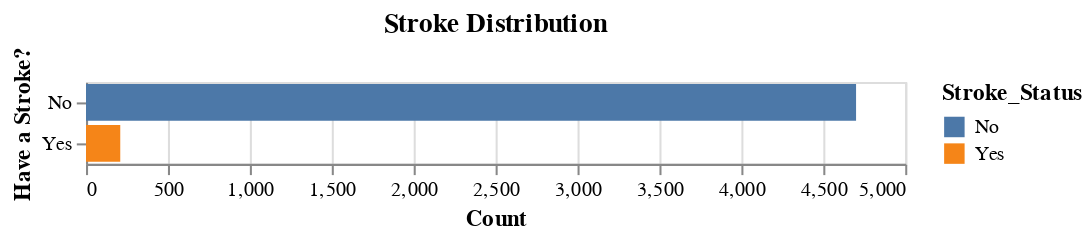

This figure's notebook cell:
### Code cell
# Checking if the data is balanced or not

# creating a new conditional column
dat4 = dat3
dat4['Stroke_Status'] = np.where(dat4['stroke'] == 0, 'No', 'Yes')

dat3 = dat3.drop(['Stroke_Status'],axis=1)

alt.Chart(dat4).mark_bar().encode(
    alt.Y("Stroke_Status", title= 'Have a Stroke?'),
    alt.X("count(Stroke_Status)", title= 'Count'),
    color = 'Stroke_Status:N'
).properties(
    title = "Stroke Distribution"
)

### Figure 1 — Vega-Lite specification as saved in the notebook (floating-point values rounded to 4 significant figures; data arrays with more than 128 entries replaced by an {"elided": "..."} marker saying what was removed)
{"config": {"view": {"continuousWidth": 400, "continuousHeight": 300}}, "data": {"name": "data-aef4af3f3158937a990c845edd76e35d"}, "mark": "bar", "encoding": {"color": {"type": "nominal", "field": "Stroke_Status"}, "x": {"type": "nominal", "aggregate": "count", "field": "Stroke_Status", "title": "Count"}, "y": {"type": "nominal", "field": "Stroke_Status", "title": "Have a Stroke?"}}, "title": "Stroke Distribution", "$schema": "https://vega.github.io/schema/vega-lite/v4.8.1.json", "datasets": {"data-aef4af3f3158937a990c845edd76e35d": {"elided": "4909 records"}}}
